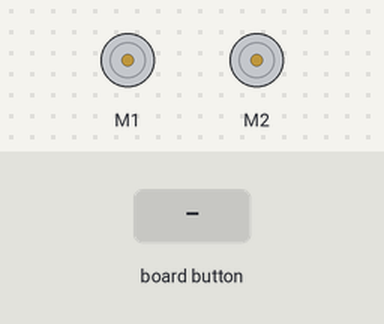
This program was run on a simulated Raspberry Pi (BCM pin numbers). Shown: 2 × DC motor (green arrow = forward, orange = backward, longer = faster). Inputs (shaded band) come from the test bench. Motors are numbered in the order the program creates them (left before right in a Robot); the buttons are places on the Blue Dot phone app.

Above: at 1.2 s.
1.3 s: button left pressed
At 1.38 s:
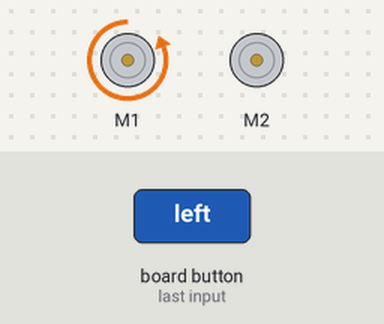
2.9 s: button right pressed
At 2.98 s:
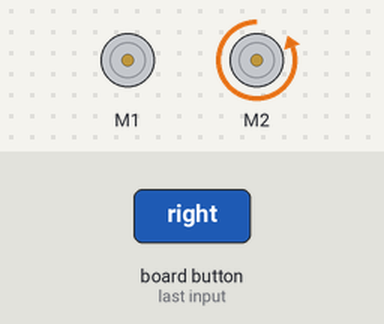
Timing chart, 0 to 5.9 s (numbered marks = the images above; inputs shaded):
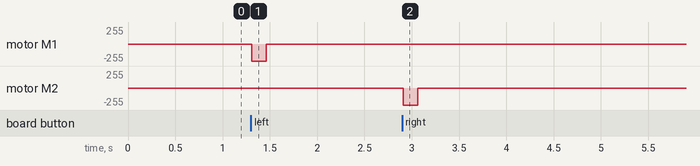

Measured:
- after the input at 1.3 s, motor M1: stopped → backward 255/255 at once, → stopped 0.15 s later
- after the input at 2.9 s, motor M2: stopped → backward 255/255 at once, → stopped 0.15 s later

The program:

Carrito2.py
```python
from gpiozero import Robot
from bluedot import BlueDot
from signal import pause

def pos_to_values(x, y):
	left = y if x > 0 else y + x
	right = y if x < 0 else y - x
	return (clamped(left), clamped(right))

def clamped(v):
	return max(-1, min(1, v))

def drive():
	while True:
		if bd.is_pressed:
			x, y = bd.position.x, bd.position.y
			yield pos_to_values(x, y)
		else:
			yield (0, 0)

robot = Robot(left=(4, 14), right=(17, 18))
bd = BlueDot()
robot.source = drive()
pause()
```
